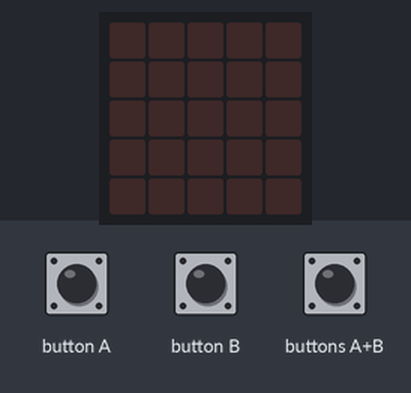
A program run on a simulated BBC micro:bit (MakeCode). Parts: the board's 5×5 LED display. The test bench sets the inputs (shaded band). Random numbers come from a fixed seed.

Above: at 1.2 s.
1.3 s: buttons A+B pressed for 0.15 s
At 2.4 s:
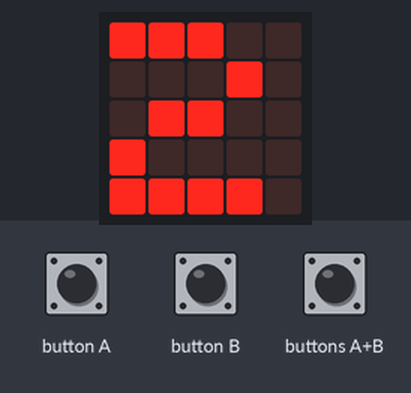
3.3 s: buttons A+B pressed for 1 s
At 4.5 s:
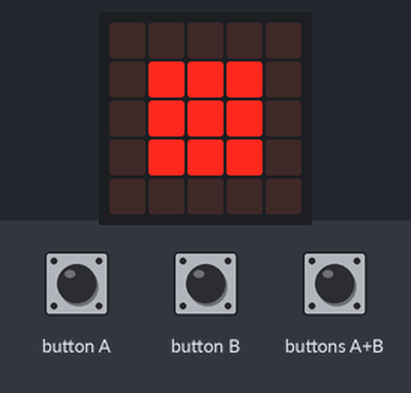
Timing chart, 0 to 6.3 s (numbered marks = the images above; inputs shaded):
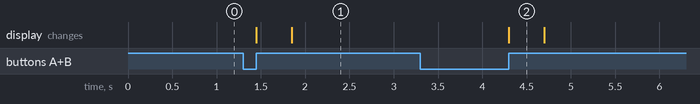

Measured:
- after the input at 1.3 s, the display: first changes after 0.15 s (image 1 shows a later state)
- after the input at 3.3 s, the display: changes after 1.0 s (image 2)
- what the display in image 2 shows lasts 0.4 s, from 4.3 s to 4.7 s

The program:

main.ts
```typescript
let nummer = 0
input.onButtonPressed(Button.AB, function () {
    nummer = randint(1, 6)
    basic.showLeds(`
        . . . . .
        . # # # .
        . # # # .
        . # # # .
        . . . . .
        `)
    basic.showString("" + (nummer))
})
```

test.ts
```typescript
// tests gaan hier; deze zal niet worden gecompileerd wanneer dit pakket wordt gebruikt als extensie.
```
